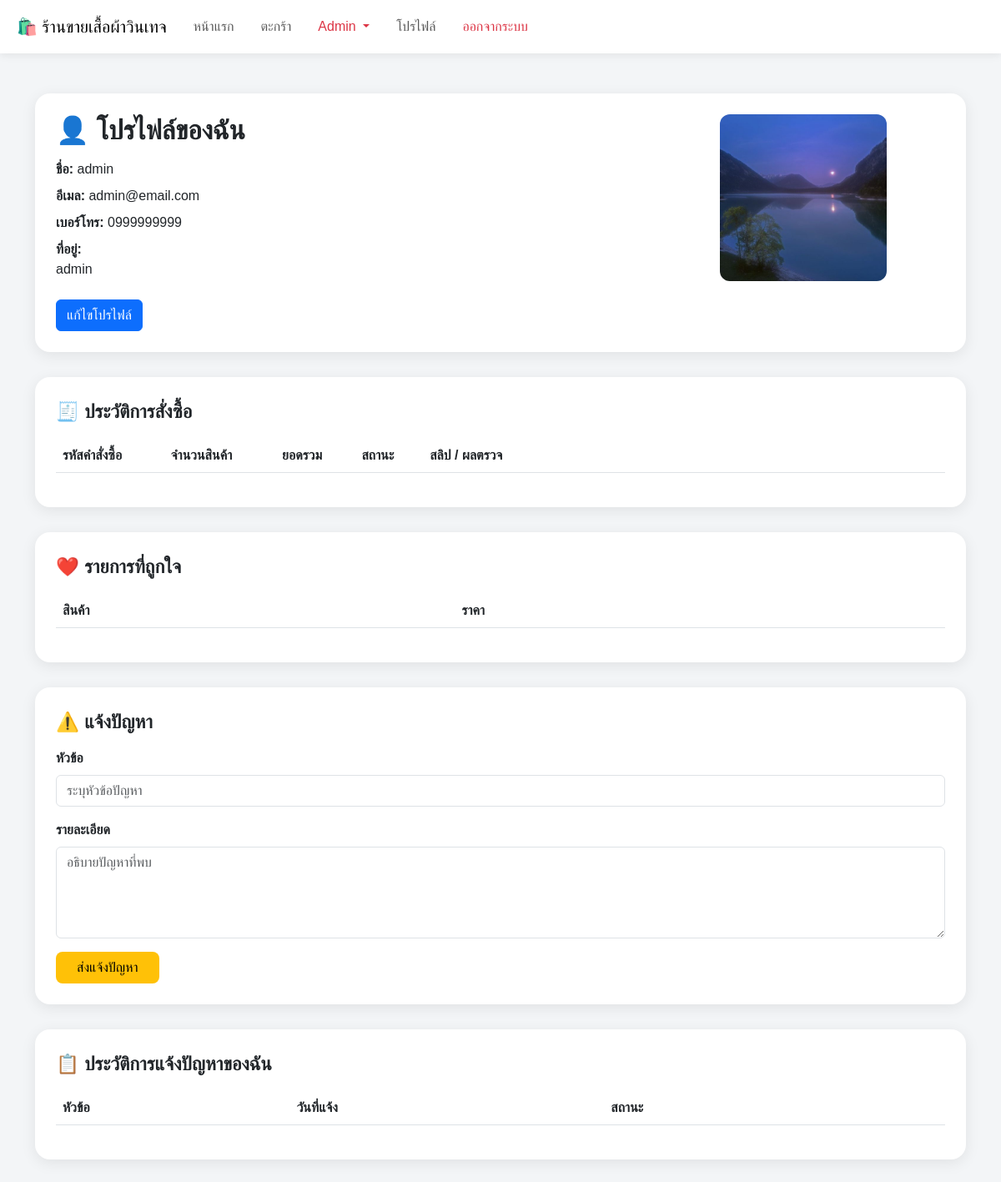
The app's page /profile.php (signed in) with its own data.
### tables this page shows
CREATE TABLE `users` (
  `id` int(11) NOT NULL,
  `role` enum('Admin','Seller','Customer') DEFAULT 'Customer',
  `name` varchar(100) NOT NULL,
  `email` varchar(100) NOT NULL,
  `phoneNumber` varchar(15) NOT NULL,
  `userImage` varchar(255) DEFAULT NULL,
  `address` text DEFAULT NULL,
  `password` varchar(255) NOT NULL,
  `created_at` timestamp NOT NULL DEFAULT current_timestamp()
);

### profile.php (the view, shortened to what this page needs)
<?php
require 'includes/common.php';
$uid = (int)$_SESSION['user_id'];
$userRes = mysqli_query($con, "SELECT * FROM users WHERE id=$uid LIMIT 1");
$user = mysqli_fetch_assoc($userRes);
$profile_image = 'uploads/profile/default.jpg';
?>
<!doctype html>
<html lang="th">
<head>
<link href="https://cdn.jsdelivr.net/npm/bootstrap@5.3.0/dist/css/bootstrap.min.css" rel="stylesheet">
</head>
<body>
<?php include 'includes/header_menu.php'; ?>
<div class="container my-5">
<div class="profile-card">
    <div class="row">
        <div class="col-md-8 profile-info">
            <h2 class="fw-bold mb-3">👤 โปรไฟล์ของฉัน</h2>
            <p><strong>ชื่อ:</strong> <?php echo htmlspecialchars($user['name'] ?? ''); ?></p>
            <p><strong>อีเมล:</strong> <?php echo htmlspecialchars($user['email'] ?? ''); ?></p>
            <p><strong>เบอร์โทร:</strong> <?php echo htmlspecialchars($user['phoneNumber'] ?? ''); ?></p>
            <p><strong>ที่อยู่:</strong><br> <?php echo nl2br(htmlspecialchars($user['address'] ?? '')); ?></p>
            <button class="btn btn-primary mt-3" data-bs-toggle="modal" data-bs-target="#editProfileModal">แก้ไขโปรไฟล์</button>
        </div>
        <div class="col-md-4 text-center">
            <img src="<?php echo htmlspecialchars($profile_image); ?>" alt="รูปโปรไฟล์" class="img-fluid profile-image">
        </div>
    </div>
</div>
<div class="section-card">
    <div class="section-title">🧾 ประวัติการสั่งซื้อ</div>
    <div class="table-responsive">
        <table class="table table-hover align-middle">
            <thead>
                <tr>
                    <th>รหัสคำสั่งซื้อ</th>
                    <th>จำนวนสินค้า</th>
                    <th>ยอดรวม</th>
                    <th>สถานะ</th>
                    <th style="min-width:420px;">สลิป / ผลตรวจ</th>
                </tr>
            </thead>
        </table>
    </div>
</div>
<div class="section-card">
    <div class="section-title">❤️ รายการที่ถูกใจ</div>
    <div class="table-responsive">
        <table class="table table-hover align-middle">
            <thead><tr><th>สินค้า</th><th>ราคา</th><th class="text-end"></th></tr></thead>
        </table>
    </div>
</div>
<div class="section-card">
    <div class="section-title">⚠️ แจ้งปัญหา</div>
    <form method="post" action="report_submit.php">
        <div class="mb-3">
            <label class="form-label fw-bold">หัวข้อ</label>
            <input name="subject" class="form-control" placeholder="ระบุหัวข้อปัญหา">
        </div>
        <div class="mb-3">
            <label class="form-label fw-bold">รายละเอียด</label>
            <textarea name="description" class="form-control" rows="4" placeholder="อธิบายปัญหาที่พบ"></textarea>
        </div>
        <button class="btn btn-report px-4">ส่งแจ้งปัญหา</button>
    </form>
</div>
<div class="section-card">
    <div class="section-title">📋 ประวัติการแจ้งปัญหาของฉัน</div>
    <div class="table-responsive">
        <table class="table table-hover align-middle">
            <thead>
                <tr>
                    <th>หัวข้อ</th>
                    <th>วันที่แจ้ง</th>
                    <th>สถานะ</th>
                    <th></th>
                </tr>
            </thead>
        </table>
    </div>
</div>
</div>
</body>
</html>

### profile.php (style rules this page uses)
body { background: #f3f5f7; font-family: "Prompt", sans-serif; }
.profile-card, .section-card { background: white; border-radius: 18px; padding: 25px; box-shadow: 0 4px 18px rgba(0,0,0,0.08); margin-bottom: 30px; }
.section-title { font-weight: 600; font-size: 1.4rem; margin-bottom: 15px; }
.profile-info p { font-size: 1rem; margin-bottom: 8px; }
.table thead { background: #f0f0f0; }
.btn-report { background: #ffc107; color: black; border-radius: 8px; }
.profile-image { max-height:200px; border-radius: 12px; }

### records on screen
users: name "admin", email "admin@email.com", phoneNumber "0999999999", address "admin"
